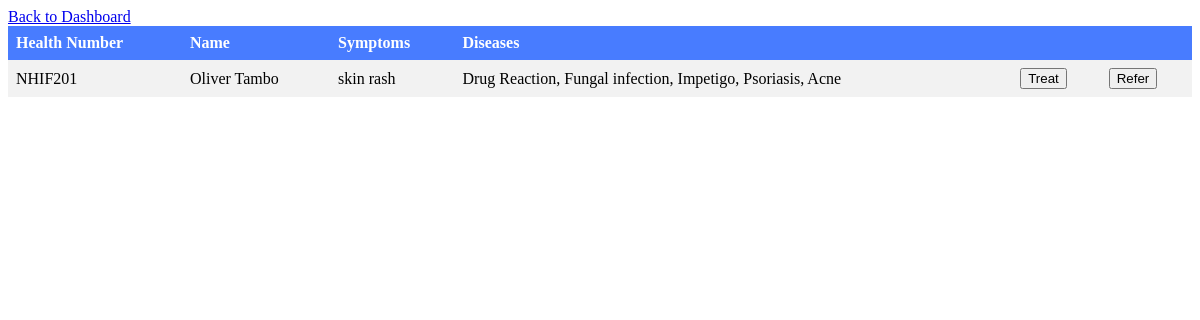
Page /diagnosed.php on the committed database.
### tables this page shows
CREATE TABLE `diagnosis` (
  `diagnosis_id` int(11) NOT NULL,
  `health_number` varchar(255) DEFAULT NULL,
  `symptoms` longtext DEFAULT NULL CHECK (json_valid(`symptoms`)),
  `diseases` longtext DEFAULT NULL CHECK (json_valid(`diseases`)),
  `diagnosed_at` timestamp NOT NULL DEFAULT current_timestamp() ON UPDATE current_timestamp(),
  `diagnosed_by` varchar(255) DEFAULT NULL,
  `treated_for` varchar(255) DEFAULT NULL,
  `referred_to` varchar(255) DEFAULT NULL,
  `prescription` varchar(255) DEFAULT NULL
);

CREATE TABLE `patient` (
  `patient_id` int(11) NOT NULL,
  `registration_datetime` datetime DEFAULT NULL,
  `health_number` varchar(255) DEFAULT NULL,
  `patient_name` varchar(255) DEFAULT NULL,
  `gender` enum('Male','Female','Other') DEFAULT NULL,
  `date_of_birth` date DEFAULT NULL,
  `phone_number` varchar(255) DEFAULT NULL,
  `email` varchar(255) DEFAULT NULL,
  `address` text DEFAULT NULL,
  `marital_status` enum('Single','Married','Divorced','Widowed') DEFAULT NULL,
  `is_under_18` tinyint(1) DEFAULT NULL,
  `parent_name` varchar(255) DEFAULT NULL,
  `parent_phone_number` varchar(255) DEFAULT NULL,
  `emergency_contact_name` varchar(255) DEFAULT NULL,
  `emergency_contact_relationship` varchar(255) DEFAULT NULL,
  `emergency_contact_phone_number` varchar(255) DEFAULT NULL,
  `reason_for_registration` text DEFAULT NULL,
  `taking_medications` tinyint(1) DEFAULT NULL
);

### diagnosed.php (the view, shortened to what this page needs)
<!DOCTYPE html>
<html>
<head>
</head>
<body>
    <div class="back">
        <a href="doctor.php" class="back-button">Back to Dashboard</a>
    </div>
    <?php
    require "connect.php";
    $sql = "SELECT patient.health_number, patient.patient_name, diagnosis.symptoms, diagnosis.diseases FROM patient INNER JOIN diagnosis ON patient.health_number = diagnosis.health_number";
    $result = $conn->query($sql);
    if ($result->num_rows > 0) {
        echo "<table>";
        echo "<tr><th>Health Number</th><th>Name</th><th>Symptoms</th><th>Diseases</th><th></th><th></th></tr>";
        while ($row = $result->fetch_assoc()) {
            echo "<tr>";
            echo "<td>" . $row["health_number"] . "</td>";
            echo "<td>" . $row["patient_name"] . "</td>";
            $symptoms = json_decode($row["symptoms"], true);
            echo "<td>" . implode(", ", $symptoms) . "</td>";
            $diseases = json_decode($row["diseases"], true);
            echo "<td>" . implode(", ", $diseases) . "</td>";
            echo "<td><button class='treat-button'>Treat</button></td>";
            echo "<td><button class='refer-button'>Refer</button></td>";
            echo "</tr>";
        }
        echo "</table>";
    } else {
        echo "0 results";
    }
    ?>
</body>
</html>

### diagnosed.php (style rules this page uses)
table { border-collapse: collapse; width: 100%; }
th, td { text-align: left; padding: 8px; }
tr:nth-child(even) { background-color: #f2f2f2; }
th { background-color: #487cff; color: white; }

### rows in the picture
diagnosis: patient.health_number "NHIF201", patient.patient_name "Oliver Tambo", symptoms "skin rash", diseases "Drug Reaction, Fungal infection, Impetigo, Psoriasis, Acne"
